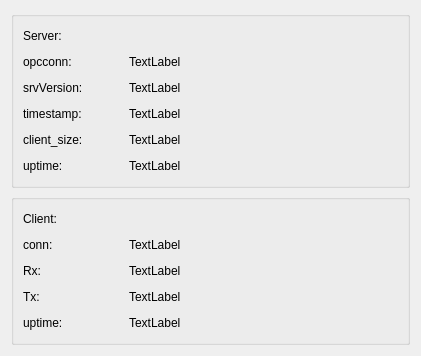
<?xml version="1.0" encoding="UTF-8"?>
<ui version="4.0">
 <class>UiStatistics</class>
 <widget class="QWidget" name="UiStatistics">
  <property name="geometry">
   <rect>
    <x>0</x>
    <y>0</y>
    <width>421</width>
    <height>344</height>
   </rect>
  </property>
  <property name="windowTitle">
   <string>Form</string>
  </property>
  <layout class="QVBoxLayout" name="verticalLayout">
   <item>
    <spacer name="verticalSpacer_2">
     <property name="orientation">
      <enum>Qt::Orientation::Vertical</enum>
     </property>
     <property name="sizeType">
      <enum>QSizePolicy::Policy::Preferred</enum>
     </property>
     <property name="sizeHint" stdset="0">
      <size>
       <width>20</width>
       <height>10</height>
      </size>
     </property>
    </spacer>
   </item>
   <item>
    <widget class="QGroupBox" name="gridGroupBox">
     <layout class="QGridLayout" name="gridLayout">
      <item row="1" column="0">
       <widget class="QLabel" name="label_2">
        <property name="minimumSize">
         <size>
          <width>100</width>
          <height>20</height>
         </size>
        </property>
        <property name="text">
         <string>opcconn:</string>
        </property>
       </widget>
      </item>
      <item row="4" column="0">
       <widget class="QLabel" name="label_5">
        <property name="minimumSize">
         <size>
          <width>0</width>
          <height>20</height>
         </size>
        </property>
        <property name="text">
         <string>client_size:</string>
        </property>
       </widget>
      </item>
      <item row="3" column="1">
       <widget class="QLabel" name="label_timestamp">
        <property name="sizePolicy">
         <sizepolicy hsizetype="MinimumExpanding" vsizetype="Preferred">
          <horstretch>0</horstretch>
          <verstretch>0</verstretch>
         </sizepolicy>
        </property>
        <property name="minimumSize">
         <size>
          <width>0</width>
          <height>0</height>
         </size>
        </property>
        <property name="text">
         <string>TextLabel</string>
        </property>
       </widget>
      </item>
      <item row="1" column="1">
       <widget class="QLabel" name="label_opcconn">
        <property name="sizePolicy">
         <sizepolicy hsizetype="MinimumExpanding" vsizetype="Preferred">
          <horstretch>0</horstretch>
          <verstretch>0</verstretch>
         </sizepolicy>
        </property>
        <property name="minimumSize">
         <size>
          <width>0</width>
          <height>0</height>
         </size>
        </property>
        <property name="text">
         <string>TextLabel</string>
        </property>
       </widget>
      </item>
      <item row="3" column="0">
       <widget class="QLabel" name="label_4">
        <property name="minimumSize">
         <size>
          <width>0</width>
          <height>20</height>
         </size>
        </property>
        <property name="text">
         <string>timestamp:</string>
        </property>
       </widget>
      </item>
      <item row="2" column="1">
       <widget class="QLabel" name="label_srvVersion">
        <property name="sizePolicy">
         <sizepolicy hsizetype="MinimumExpanding" vsizetype="Preferred">
          <horstretch>0</horstretch>
          <verstretch>0</verstretch>
         </sizepolicy>
        </property>
        <property name="minimumSize">
         <size>
          <width>0</width>
          <height>0</height>
         </size>
        </property>
        <property name="text">
         <string>TextLabel</string>
        </property>
       </widget>
      </item>
      <item row="4" column="1">
       <widget class="QLabel" name="label_client_size">
        <property name="sizePolicy">
         <sizepolicy hsizetype="MinimumExpanding" vsizetype="Preferred">
          <horstretch>0</horstretch>
          <verstretch>0</verstretch>
         </sizepolicy>
        </property>
        <property name="minimumSize">
         <size>
          <width>0</width>
          <height>0</height>
         </size>
        </property>
        <property name="text">
         <string>TextLabel</string>
        </property>
       </widget>
      </item>
      <item row="2" column="0">
       <widget class="QLabel" name="label_3">
        <property name="sizePolicy">
         <sizepolicy hsizetype="Minimum" vsizetype="Preferred">
          <horstretch>0</horstretch>
          <verstretch>0</verstretch>
         </sizepolicy>
        </property>
        <property name="minimumSize">
         <size>
          <width>0</width>
          <height>20</height>
         </size>
        </property>
        <property name="text">
         <string>srvVersion:</string>
        </property>
       </widget>
      </item>
      <item row="0" column="0" colspan="2">
       <widget class="QLabel" name="label">
        <property name="minimumSize">
         <size>
          <width>0</width>
          <height>20</height>
         </size>
        </property>
        <property name="text">
         <string>Server:</string>
        </property>
       </widget>
      </item>
      <item row="5" column="1">
       <widget class="QLabel" name="label_srvuptime">
        <property name="sizePolicy">
         <sizepolicy hsizetype="MinimumExpanding" vsizetype="Preferred">
          <horstretch>0</horstretch>
          <verstretch>0</verstretch>
         </sizepolicy>
        </property>
        <property name="minimumSize">
         <size>
          <width>0</width>
          <height>0</height>
         </size>
        </property>
        <property name="text">
         <string>TextLabel</string>
        </property>
       </widget>
      </item>
      <item row="5" column="0">
       <widget class="QLabel" name="label_6">
        <property name="minimumSize">
         <size>
          <width>0</width>
          <height>20</height>
         </size>
        </property>
        <property name="text">
         <string>uptime:</string>
        </property>
       </widget>
      </item>
     </layout>
    </widget>
   </item>
   <item>
    <widget class="QGroupBox" name="gridGroupBox_2">
     <layout class="QGridLayout" name="gridLayout_2">
      <item row="0" column="0" colspan="2">
       <widget class="QLabel" name="label_12">
        <property name="minimumSize">
         <size>
          <width>0</width>
          <height>20</height>
         </size>
        </property>
        <property name="text">
         <string>Client:</string>
        </property>
       </widget>
      </item>
      <item row="3" column="1">
       <widget class="QLabel" name="label_Tx">
        <property name="sizePolicy">
         <sizepolicy hsizetype="MinimumExpanding" vsizetype="Preferred">
          <horstretch>0</horstretch>
          <verstretch>0</verstretch>
         </sizepolicy>
        </property>
        <property name="minimumSize">
         <size>
          <width>0</width>
          <height>0</height>
         </size>
        </property>
        <property name="text">
         <string>TextLabel</string>
        </property>
       </widget>
      </item>
      <item row="1" column="0">
       <widget class="QLabel" name="label_10">
        <property name="minimumSize">
         <size>
          <width>100</width>
          <height>20</height>
         </size>
        </property>
        <property name="text">
         <string>conn:</string>
        </property>
       </widget>
      </item>
      <item row="2" column="0">
       <widget class="QLabel" name="label_9">
        <property name="sizePolicy">
         <sizepolicy hsizetype="Minimum" vsizetype="Preferred">
          <horstretch>0</horstretch>
          <verstretch>0</verstretch>
         </sizepolicy>
        </property>
        <property name="minimumSize">
         <size>
          <width>0</width>
          <height>20</height>
         </size>
        </property>
        <property name="text">
         <string>Rx:</string>
        </property>
       </widget>
      </item>
      <item row="3" column="0">
       <widget class="QLabel" name="label_8">
        <property name="minimumSize">
         <size>
          <width>0</width>
          <height>20</height>
         </size>
        </property>
        <property name="text">
         <string>Tx:</string>
        </property>
       </widget>
      </item>
      <item row="2" column="1">
       <widget class="QLabel" name="label_Rx">
        <property name="sizePolicy">
         <sizepolicy hsizetype="MinimumExpanding" vsizetype="Preferred">
          <horstretch>0</horstretch>
          <verstretch>0</verstretch>
         </sizepolicy>
        </property>
        <property name="minimumSize">
         <size>
          <width>0</width>
          <height>0</height>
         </size>
        </property>
        <property name="text">
         <string>TextLabel</string>
        </property>
       </widget>
      </item>
      <item row="1" column="1">
       <widget class="QLabel" name="label_conn">
        <property name="sizePolicy">
         <sizepolicy hsizetype="MinimumExpanding" vsizetype="Preferred">
          <horstretch>0</horstretch>
          <verstretch>0</verstretch>
         </sizepolicy>
        </property>
        <property name="minimumSize">
         <size>
          <width>0</width>
          <height>0</height>
         </size>
        </property>
        <property name="text">
         <string>TextLabel</string>
        </property>
       </widget>
      </item>
      <item row="4" column="0">
       <widget class="QLabel" name="label_7">
        <property name="minimumSize">
         <size>
          <width>0</width>
          <height>20</height>
         </size>
        </property>
        <property name="text">
         <string>uptime:</string>
        </property>
       </widget>
      </item>
      <item row="4" column="1">
       <widget class="QLabel" name="label_cliuptime">
        <property name="sizePolicy">
         <sizepolicy hsizetype="MinimumExpanding" vsizetype="Preferred">
          <horstretch>0</horstretch>
          <verstretch>0</verstretch>
         </sizepolicy>
        </property>
        <property name="minimumSize">
         <size>
          <width>0</width>
          <height>0</height>
         </size>
        </property>
        <property name="text">
         <string>TextLabel</string>
        </property>
       </widget>
      </item>
     </layout>
    </widget>
   </item>
  </layout>
 </widget>
 <resources/>
 <connections/>
</ui>
